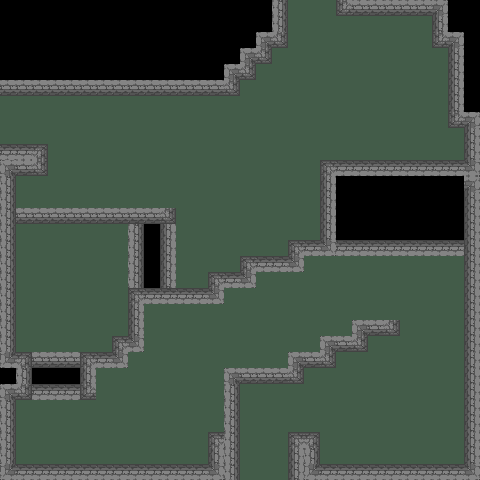

A level layout from a 2D game, rendered from its tile map. Below: a short description, then the map file with tile-grid data replaced by summaries:
An orthogonal 30x30 tile map with 16x16 px tiles, 3 tile layers (base, mid, top) and 14 objects (4x NPC, 3x entry, 3x exit, 3x trap, music).

<map version="2017.05.26" orientation="orthogonal" renderorder="right-down" width="30" height="30" tilewidth="16" tileheight="16" nextobjectid="160">
 <tileset firstgid="1" name="tileset.png" tilewidth="16" tileheight="16" tilecount="128" columns="32">
  <image source="../images/tileset.png" width="512" height="64" />
 </tileset>
 <layer name="base" width="30" height="30">
  <properties>
   <property name="tileset" value="tileset.png" />
  </properties>
  <data>[900 cells, 900 non-empty, 14 distinct tile ids]</data>
 </layer>
 <layer name="mid" width="30" height="30">
  <properties>
   <property name="tileset" value="tileset.png" />
  </properties>
  <data>[900 cells, 22 non-empty, 4 distinct tile ids]</data>
 </layer>
 <layer name="top" width="30" height="30">
  <properties>
   <property name="tileset" value="tileset.png" />
  </properties>
  <data>[900 cells, 0 non-empty, 0 distinct tile ids]</data>
 </layer>
 <objectgroup name="objects">
  <object id="141" name="entry_left" type="entry" x="40" y="112" width="16" height="16">
   <properties>
    <property name="entryid" value="2" />
   </properties>
  </object>
  <object id="142" name="exit_left" type="exit" x="0" y="96" width="28" height="48">
   <properties>
    <property name="entryid" value="1" />
    <property name="target" value="shrine_wimborne.tmx" />
   </properties>
  </object>
  <object id="145" name="entry_bot" type="entry" x="256" y="416" width="16" height="16">
   <properties>
    <property name="entryid" value="1" />
   </properties>
  </object>
  <object id="146" name="exit_bot" type="exit" x="240" y="448" width="48" height="32">
   <properties>
    <property name="entryid" value="1" />
    <property name="target" value="wimborne.tmx" />
   </properties>
  </object>
  <object id="151" name="Guard_gap" type="NPC" x="329" y="256" width="16" height="16">
   <properties>
    <property name="message" value="mind the gap!" />
    <property name="npctype" value="guard" />
   </properties>
  </object>
  <object id="152" name="Guard_trip" type="NPC" x="399" y="256" width="16" height="16">
   <properties>
    <property name="message" value="don't trip!" />
    <property name="npctype" value="guard" />
   </properties>
  </object>
  <object id="154" name="Guard_dash" type="NPC" x="24" y="416" width="16" height="16">
   <properties>
    <property name="message" value="dash over the cliff!" />
    <property name="npctype" value="guard" />
   </properties>
  </object>
  <object id="156" name="entry_top" type="entry" x="304" y="40" width="16" height="16">
   <properties>
    <property name="entryid" value="3" />
   </properties>
  </object>
  <object id="157" name="exit_top" type="exit" x="288" y="0" width="48" height="28">
   <properties>
    <property name="entryid" value="1" />
    <property name="target" value="mountain_1.tmx" />
   </properties>
  </object>
  <object id="158" name="Guard_wild" type="NPC" x="96" y="224" width="16" height="16">
   <properties>
    <property name="message" value="wildernis ahead!" />
    <property name="npctype" value="guard" />
   </properties>
  </object>
  <object id="159" name="exploration" type="music" x="0" y="0" width="16" height="16" />
 </objectgroup>
 <objectgroup color="#ff0000" name="traps">
  <object id="150" type="trap" x="336" y="176" width="128" height="72" />
  <object id="153" type="trap" x="32" y="360" width="48" height="32" />
  <object id="155" type="trap" x="136" y="224" width="32" height="64" />
 </objectgroup>
 <objectgroup name="enemies" />
</map>